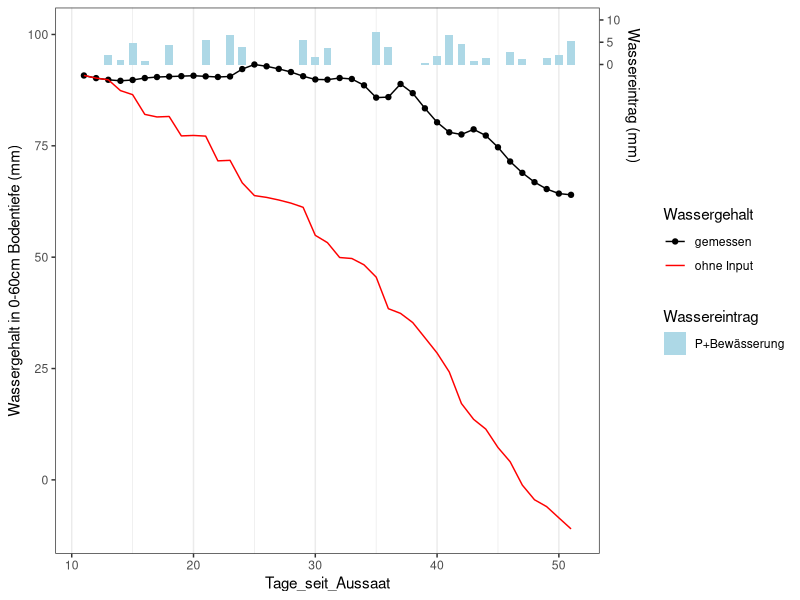
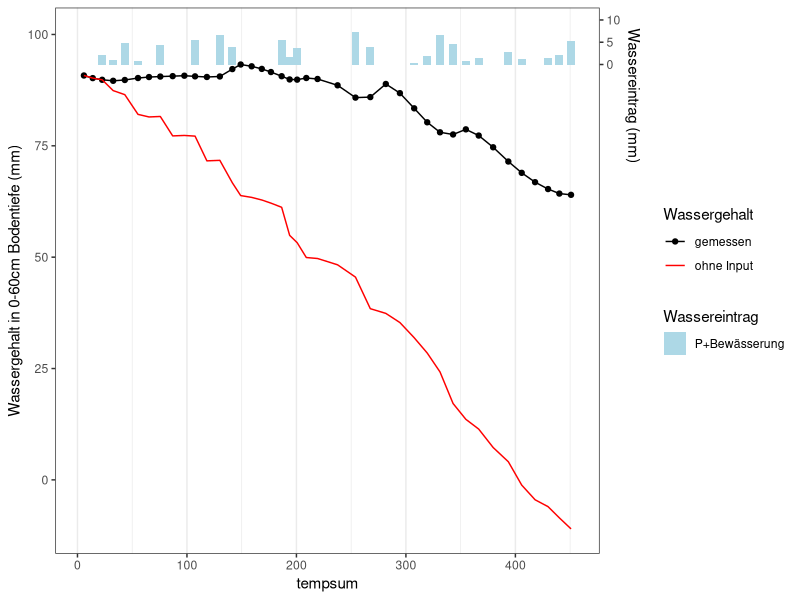
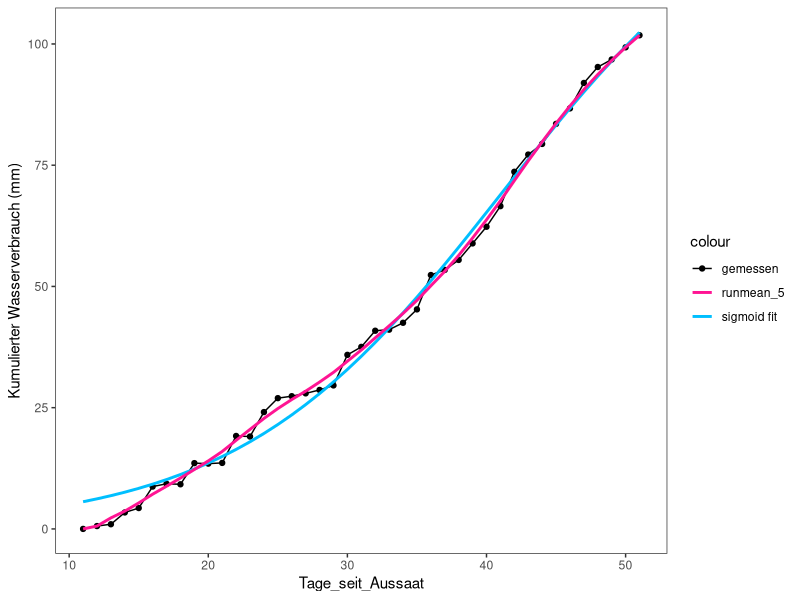
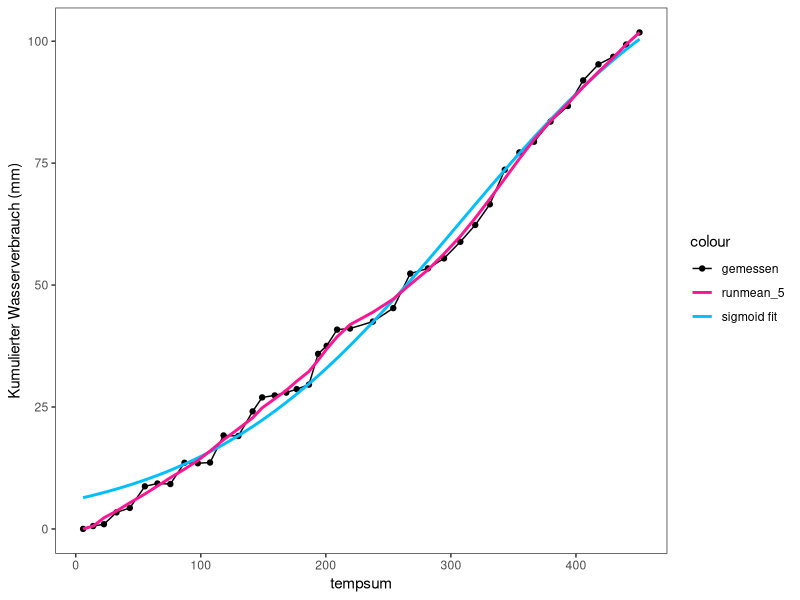
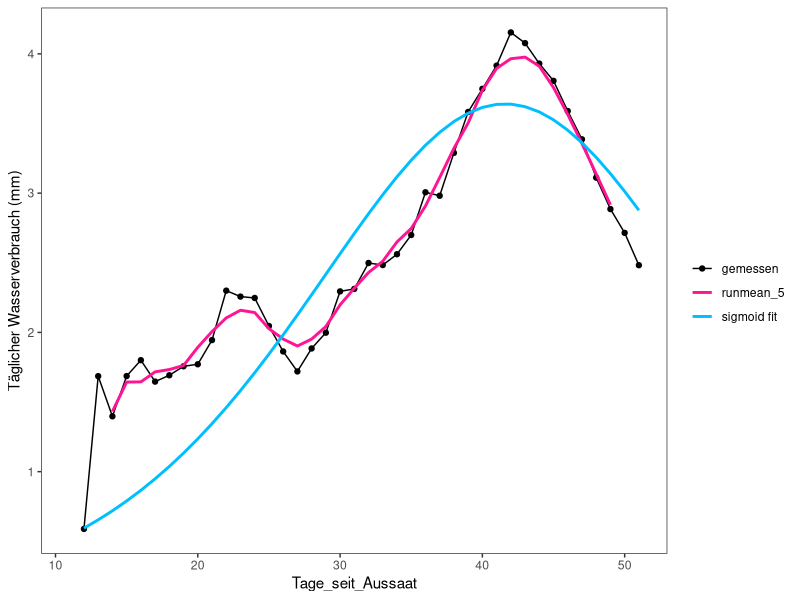
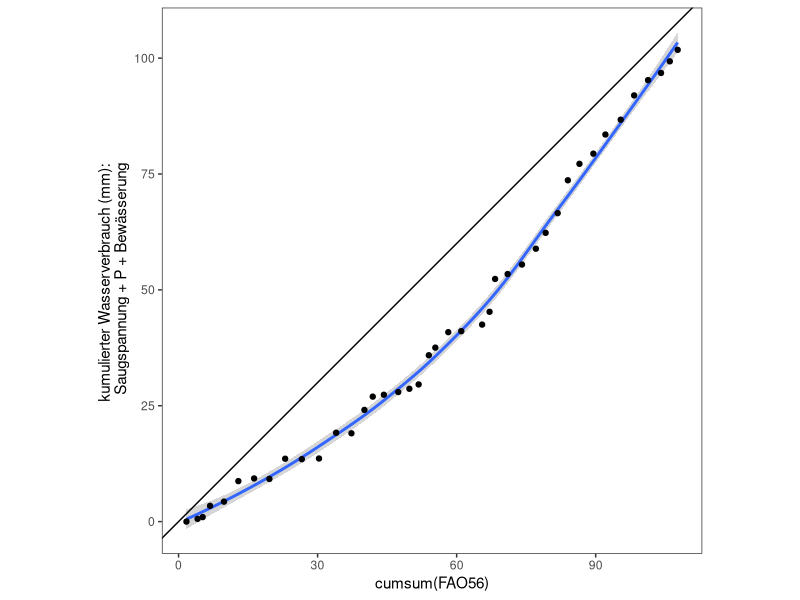

Generate these figures, in order, with R:
## ---- chunk 1
#library(data.table)
library(dplyr)
library(ggplot2)
library(lubridate)
#library(ggnewscale)
#library(tidyr)
## ---- chunk 2
input_tabelle <- read.csv("../data/derived_data/input_tabelle_2021_Satz1_b.csv", 
                          sep = ";", dec = ".") %>%
    mutate_at("Datum", ~as_date(.))
## ---- chunk 3
 wasserverbrauch <- input_tabelle %>%         
     rowwise() %>%
    mutate(wasserinput_mm = sum(P, bewaesserung_mm, na.rm = TRUE) ,#- FAO56, 
           #FAO56 ändern: genauer wäre Evapotranspiration bei unbewachsenem Boden
           freier_Speicher_T0060_mm = sum(freier_Speicher_T0020_mm,
                                          freier_Speicher_T2040_mm,
                                          freier_Speicher_T4060_mm, na.rm = TRUE)) %>% 
    ungroup() %>%
    mutate_at("wasserinput_mm", ~ifelse(.<0,0,.)) %>%
    mutate(wasserinput_vortag = c(0, wasserinput_mm[1:(n()-1)])) %>%
    mutate(wasserinput_vortag_cumsum = cumsum(wasserinput_vortag)) %>% ##cumsum
    mutate(T0060_mm_ohne_input = T0060_mm - wasserinput_vortag_cumsum,
           freier_Speicher_T0060_mm_ohne_input = freier_Speicher_T0060_mm + wasserinput_vortag_cumsum) %>%
    
    mutate(wasser_diff = c(0,diff(T0060_mm_ohne_input)),
           T0060_mm_ohne_input_smooth = zoo::rollmean(T0060_mm_ohne_input, 
                                                      k = 5, align = "center", na.pad = TRUE),
           kumulierter_Wasserverbrauch = freier_Speicher_T0060_mm_ohne_input - min(freier_Speicher_T0060_mm_ohne_input, na.rm = TRUE)) %>%
    mutate(tempsum = cumsum(Tmean))%>% 
    mutate(kumulierter_Wasserverbrauch_smooth = 
               zoo::rollmean(kumulierter_Wasserverbrauch, 
                             k = 5, align = "center", na.pad = TRUE)) %>%
    mutate_at("kumulierter_Wasserverbrauch_smooth", ~ifelse(is.na(.), kumulierter_Wasserverbrauch,.)) %>%
    mutate_at("kumulierter_Wasserverbrauch_smooth", 
              ~zoo::rollmean(., k = 5, align = "center", na.pad = TRUE)) %>%
    mutate_at("kumulierter_Wasserverbrauch_smooth", ~ifelse(is.na(.), kumulierter_Wasserverbrauch,.)) %>%
    mutate(taeglicher_wasserverbrauch = c(NA, diff(kumulierter_Wasserverbrauch_smooth)))
## ---- chunk 4
paste("Der gesamte Wassereintrag (Niederschlag  + Bewässerung - Verdunstung) beträgt:",sum(wasserverbrauch$wasserinput_mm, na.rm = TRUE) %>% round(., 2), "mm")
## ---- chunk 5
plot_wassergehalt <- function(x){
    mm_max <- max(wasserverbrauch$T0060_mm, na.rm = TRUE)
    breite <- (range(pull(wasserverbrauch,x), na.rm = TRUE) %>% diff)*0.008
    
    p <- ggplot(wasserverbrauch, aes(!!sym(x),T0060_mm)) +
        #Wasser-Input:
        geom_rect(aes(xmin = !!sym(x)  - breite, #Tage_seit_Aussaat oder tempsum
                      xmax = !!sym(x) + breite, #Tage_seit_Aussaat oder tempsum
                      ymin = mm_max, ymax = wasserinput_mm + mm_max,
                      fill = "P+Bewässerung")) +
        geom_point(aes(color="gemessen")) + 
        geom_line(aes(color="gemessen")) + 
        #Wassergehalt abzüglich des Eintrags durch P + Bewässerung
        geom_line(aes(y=T0060_mm_ohne_input, color = "ohne Input")) +
        ylab("Wassergehalt in 0-60cm Bodentiefe (mm)") + #xlab(x) +
        theme_bw() + 
        scale_fill_manual("Wassereintrag", values = c("P+Bewässerung" = "lightblue")) + 
        scale_color_manual("Wassergehalt", 
                           values = c("gemessen" = "black",
                                      "ohne Input"="red" )) + 
        scale_y_continuous(sec.axis = sec_axis(~.-mm_max, breaks = c(0,5,10,15), 
                                               name = "Wassereintrag (mm)"))+
        theme(panel.grid.major.y  = element_blank(), 
              panel.grid.minor.y = element_blank(), 
              axis.title.y.right = element_text(hjust = 0.05, vjust = 1)) 
    p}
plot_wassergehalt(x = "Tage_seit_Aussaat")
plot_wassergehalt(x = "tempsum")

## ---- chunk 6
#Modell erstellen
fit_tempsum <- nls(kumulierter_Wasserverbrauch ~a/(1 + exp(-b * (tempsum-c))), 
                   start=list(a=50,b=0.01,c=350), data = wasserverbrauch)
fit_tage <- nls(kumulierter_Wasserverbrauch ~a/(1 + exp(-b * (Tage_seit_Aussaat-c))),
                start=list(a=50,b=1,c=35), data = wasserverbrauch)

#Parameter und Güte anzeigen
summary(fit_tempsum)
summary(fit_tage)

#gefittete Werte 
sigmoid_fit_tempsum <- fitted(fit_tempsum) 
#predict(fit_tempsum, newdata = data.frame(tempsum = wasserverbrauch$tempsum))

sigmoid_fit_tage <- fitted(fit_tage) 
#predict(fit_tage, newdata = data.frame(tempsum = wasserverbrauch$Tage_seit_Aussaat))
# 
# sigmoid_fit_tempsum_df <- data.frame(tempsum =  wasserverbrauch$tempsum,
#                              kumulierter_Wasserverbrauch = sigmoid_fit)


#zu Tabelle hinzufügen
wasserverbrauch$kumulierter_Wasserverbrauch_sigmoid_tempsum <- sigmoid_fit_tempsum
wasserverbrauch$kumulierter_Wasserverbrauch_sigmoid_tage <- sigmoid_fit_tage
## ---- chunk 7
wasserverbrauch <- 
    wasserverbrauch %>% 
    # left_join(sigmoid_fit_df %>% 
    #               rename(kumulierter_Wasserverbrauch_sigmoid = kumulierter_Wasserverbrauch), 
    #           by = "tempsum") %>%
    mutate(tempsum_diff = c(0, diff(tempsum))) %>%
    mutate(taeglicher_wasserverbrauch_sigmoid_tempsum = c(0, diff(kumulierter_Wasserverbrauch_sigmoid_tempsum)) / tempsum_diff) %>%
    
    mutate(taeglicher_wasserverbrauch_sigmoid = c(NA, diff(kumulierter_Wasserverbrauch_sigmoid_tage))) %>%
    mutate(taeglicher_wasserverbrauch_smooth = 
               zoo::rollmean(taeglicher_wasserverbrauch, k = 5, align = "center", na.pad = TRUE)) #%>%
#mutate_at("taeglicher_wasserverbrauch_smooth", ~ifelse(is.na(.), taeglicher_wasserverbrauch,.))

## ---- chunk 8
#a <- wasserverbrauch %>%
#     select(tempsum, kumulierter_Wasserverbrauch_sigmoid)
# b <- approx(x = a$tempsum, y = a$kumulierter_Wasserverbrauch_sigmoid, method = "constant", rule = 1,n = nrow(wasserverbrauch))
# b
# plot(b$y)
# mutate(tempsum_diff = c(0, diff(tempsum))) %>%
#     mutate(taeglicher_wasserverbrauch_sigmoid = c(0, diff(kumulierter_Wasserverbrauch_sigmoid)) - tempsum_diff)


## ---- chunk 9
plot_wasser_cumsum <- function(x, fit){
    ggplot(data = wasserverbrauch, aes(!!sym(x),
                                       kumulierter_Wasserverbrauch)) + 
        geom_point(aes(color = "gemessen")) + geom_line(aes(color = "gemessen")) + 
        geom_line(data = wasserverbrauch,
                  aes(!!sym(x),!!sym(fit),
                      color = "sigmoid fit"),size=1) +
        geom_line(aes(y=kumulierter_Wasserverbrauch_smooth, color = "runmean_5"),size=1) +
        ylab("Kumulierter Wasserverbrauch (mm)") +
        theme_bw() + 
        theme(panel.grid = element_blank()) + 
        scale_color_manual(values = c("gemessen"="black", 
                                      "runmean_5"="deeppink", "sigmoid fit" = "deepskyblue"))
}

plot_wasser_cumsum("Tage_seit_Aussaat", fit = "kumulierter_Wasserverbrauch_sigmoid_tage")
plot_wasser_cumsum("tempsum", fit = "kumulierter_Wasserverbrauch_sigmoid_tempsum")

## ---- chunk 10
# wasserverbrauch <- wasserverbrauch %>%
#     mutate_at("taeglicher_wasserverbrauch", ~approx(x = ., rule = 2, n = n())$y) %>%
#     mutate(taeglicher_wasserverbrauch_smooth = 
#                signal::sgolayfilt(taeglicher_wasserverbrauch,p = 3, n = 21))


ggplot(data = wasserverbrauch, aes(Tage_seit_Aussaat, taeglicher_wasserverbrauch,
                                   color="gemessen")) + 
    geom_point() + geom_line() + 
    geom_line(aes(y = taeglicher_wasserverbrauch_smooth, color = "runmean_5"),size=1) + 
    geom_line(aes(y = taeglicher_wasserverbrauch_sigmoid,#*
    # mean(diff(wasserverbrauch$tempsum), na.rm = TRUE), 
    color = "sigmoid fit"),size=1) + 
    scale_color_manual("", values = c("gemessen"="black", 
                                      "runmean_5"="deeppink", 
                                      "sigmoid fit" = "deepskyblue")) +
    ylab("Täglicher Wasserverbrauch (mm)") + 
    theme_bw() + 
    theme(panel.grid = element_blank())

## ---- chunk 11
#write.table(wasserverbrauch, "../data/derived_data/wasserverbrauch_2021_Satz1.csv", 
#            sep = ";", row.names = FALSE, dec = ".")
## ---- chunk 12
ggplot(wasserverbrauch, aes(cumsum(FAO56),kumulierter_Wasserverbrauch)) + 
    geom_smooth() + 
    geom_point() + 
    geom_abline(slope = 1, intercept = 0, aes(color="1:1-Linie")) + 
    coord_fixed() + 
    ylab("kumulierter Wasserverbrauch (mm): \n Saugspannung + P + Bewässerung") + 
    theme_bw() + 
    theme(panel.grid = element_blank())
## ---- chunk 13

